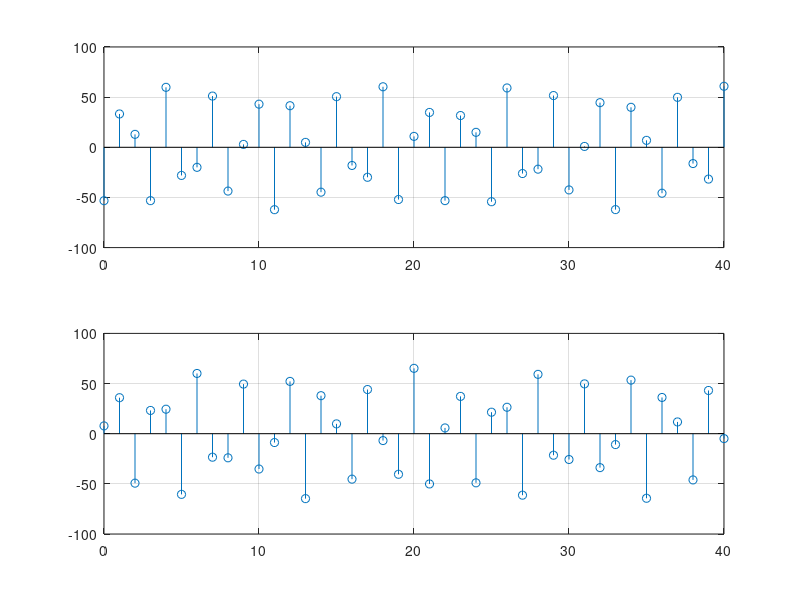

Source code (MATLAB):
%% clear
clc
clear all
close all

%% declare
n = 0:1:40;
x = 12 * exp(1i*4*n + pi*1i + pi/2) +9 * exp(1i*3*pi*n + pi*1i/3);

y1 = real(x);
y2 = imag(x);

%% plot
subplot(2,1,1);
stem(n,y1);
grid on;

subplot(2,1,2);
stem(n,y2);
grid on;